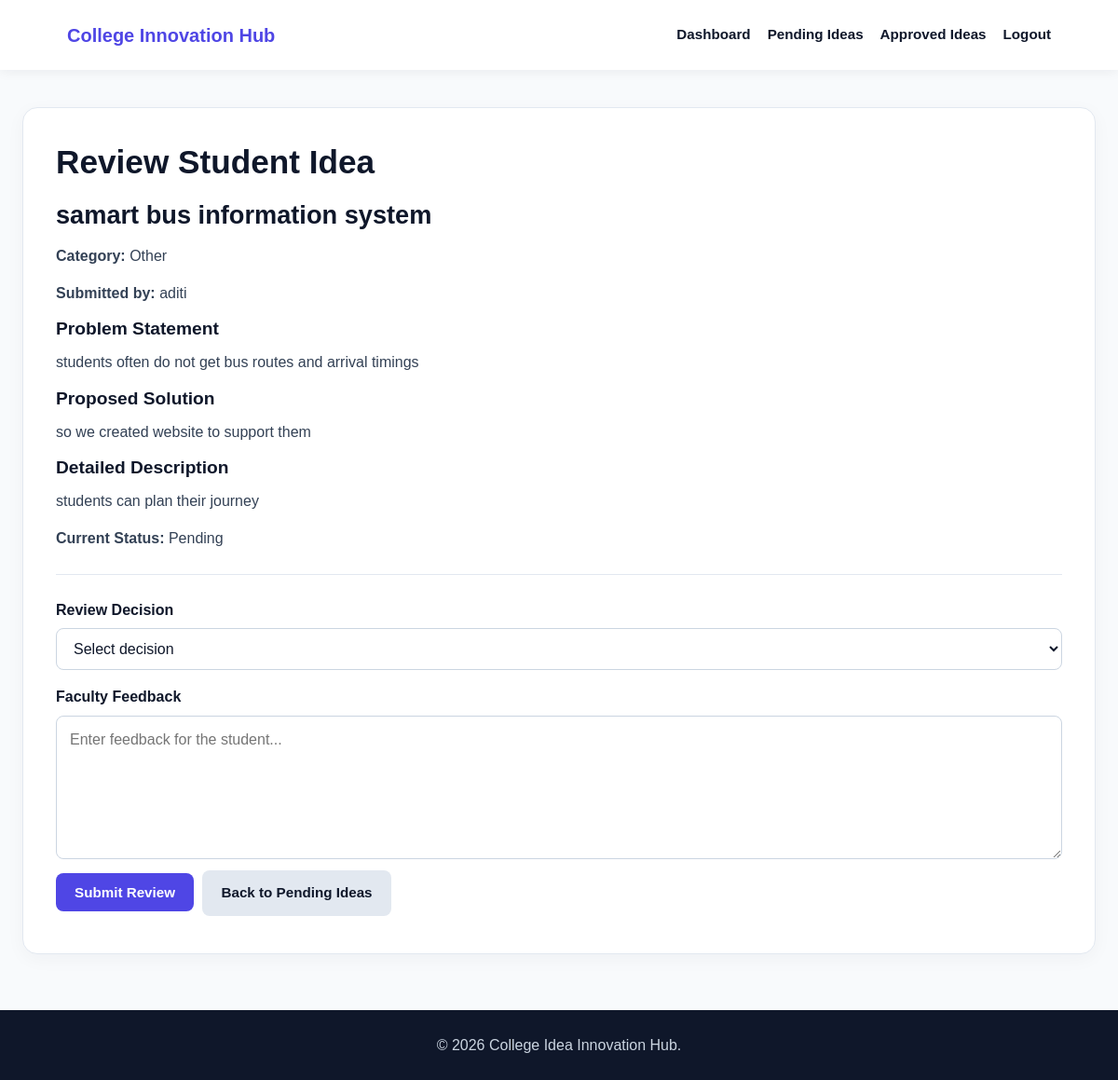
/faculty/idea-review/2 (signed in), run on the app's committed database.
### tables this page shows
CREATE TABLE ideas (
            id INTEGER PRIMARY KEY AUTOINCREMENT,
            student_id INTEGER NOT NULL,
            title TEXT NOT NULL,
            category TEXT NOT NULL,
            problem TEXT NOT NULL,
            solution TEXT NOT NULL,
            description TEXT NOT NULL,
            status TEXT NOT NULL DEFAULT 'Pending',
            faculty_feedback TEXT DEFAULT '',
            created_at TIMESTAMP DEFAULT CURRENT_TIMESTAMP,
            FOREIGN KEY (student_id) REFERENCES users(id)
        );

CREATE TABLE users (
            id INTEGER PRIMARY KEY AUTOINCREMENT,
            name TEXT NOT NULL,
            email TEXT NOT NULL UNIQUE,
            password_hash TEXT NOT NULL,
            department TEXT NOT NULL DEFAULT '',
            role TEXT NOT NULL DEFAULT 'student',
            created_at TIMESTAMP DEFAULT CURRENT_TIMESTAMP
        );

### app.py (the view, shortened to what this page needs)
@app.route(
    "/faculty/idea-review/<int:idea_id>",
    methods=["GET", "POST"]
)
@faculty_required
def idea_review(idea_id):
    connection = get_db()
    idea = connection.execute("""
        SELECT
            ideas.*,
            users.name AS student_name,
            users.department AS student_department
        FROM ideas
        JOIN users ON ideas.student_id = users.id
        WHERE ideas.id = ?
    """, (idea_id,)).fetchone()
    connection.close()
    if idea is None:
        abort(404)
    return render_template(
        "faculty/idea-review.html",
        idea=idea
    )

### app.py (called while the page is built)
def get_db():
    connection = sqlite3.connect(DATABASE)
    connection.row_factory = sqlite3.Row
    connection.execute("PRAGMA foreign_keys = ON")
    return connection

def login_required(view_function):
    @wraps(view_function)
    def wrapped_view(*args, **kwargs):
        if "user_id" not in session:
            flash("Please log in to continue.", "error")
            return redirect(url_for("login"))
        return view_function(*args, **kwargs)
    return wrapped_view

def faculty_required(view_function):
    @wraps(view_function)
    @login_required
    def wrapped_view(*args, **kwargs):
        if session.get("user_role") != "faculty":
            abort(403)
        return view_function(*args, **kwargs)
    return wrapped_view

### templates/faculty/idea-review.html (shortened to what this page needs)
<!DOCTYPE html>
<html lang="en">
<head>
    <link rel="stylesheet" href="/css/style.css">
    <link rel="stylesheet" href="/css/dashboard.css">
    <link rel="stylesheet" href="/css/responsive.css">
</head>
<body>
    <header class="navbar">
        <div class="logo">College Innovation Hub</div>
        <nav>
            <a href="{{ url_for('faculty_dashboard') }}">Dashboard</a>
            <a href="{{ url_for('pending_ideas') }}">Pending Ideas</a>
            <a href="{{ url_for('approved_ideas') }}">Approved Ideas</a>
            <a href="{{ url_for('logout') }}">Logout</a>
        </nav>
    </header>
    <main class="dashboard-container">
        <article class="details-card">
            <h1>Review Student Idea</h1>
            <h2>{{ idea.title }}</h2>
            <p>
                <strong>Category:</strong>
                {{ idea.category }}
            </p>
            <p>
                <strong>Submitted by:</strong>
                {{ idea.student_name }}
            </p>
            <h3>Problem Statement</h3>
            <p>{{ idea.problem }}</p>
            <h3>Proposed Solution</h3>
            <p>{{ idea.solution }}</p>
            <h3>Detailed Description</h3>
            <p>{{ idea.description }}</p>
            <p>
                <strong>Current Status:</strong>
                {{ idea.status }}
            </p>
            <hr>
            <form
                method="POST"
                action="{{ url_for('idea_review', idea_id=idea.id) }}"
                data-validate
            >
                <label for="status">Review Decision</label>
                <select id="status" name="status" required>
                    <option value="">Select decision</option>
                </select>
                <label for="faculty_feedback">Faculty Feedback</label>
                <textarea
                    id="faculty_feedback"
                    name="faculty_feedback"
                    rows="5"
                    placeholder="Enter feedback for the student..."
                    required
                ></textarea>
                <button type="submit" class="btn">
                    Submit Review
                </button>
                <a
                    href="{{ url_for('pending_ideas') }}"
                    class="btn secondary-btn"
                >
                    Back to Pending Ideas
                </a>
            </form>
        </article>
    </main>
    <footer>
        <p>&copy; 2026 College Idea Innovation Hub.</p>
    </footer>
</body>
</html>

### data on the page
ideas: title "samart bus information system", category "Other", problem "students often do not get bus routes and arrival timings", solution "so we created website to support them", description "students can plan their journey", status "Pending"
users: student_name "aditi"
